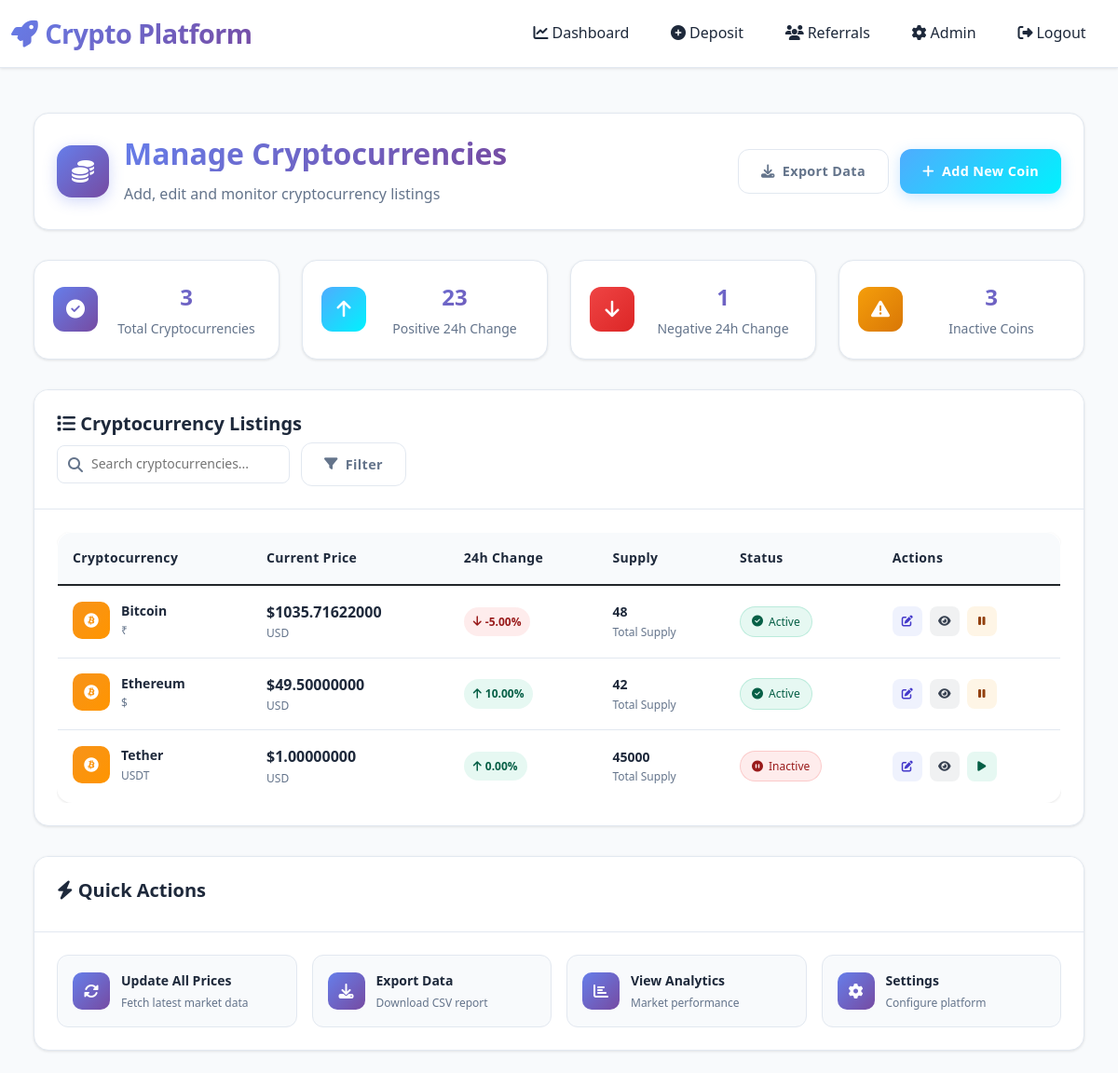
The app's page /trading/admin/cryptocurrencies/ (signed in) with its own data.
### trading/models.py (models this page shows, shortened)
class Cryptocurrency(models.Model):
    name = models.CharField(max_length=50)  # Bitcoin, Ethereum, etc.
    symbol = models.CharField(max_length=10)  # BTC, ETH, etc.
    total_supply = models.DecimalField(max_digits=20, decimal_places=8)
    current_price = models.DecimalField(max_digits=20, decimal_places=8)
    price_change_24h = models.DecimalField(max_digits=5, decimal_places=2, default=0)
    is_active = models.BooleanField(default=True)
    created_at = models.DateTimeField(auto_now_add=True)
    updated_at = models.DateTimeField(auto_now=True)
    class Meta:
        verbose_name_plural = "Cryptocurrencies"

### trading/views.py (the view)
# urls.py: path('admin/cryptocurrencies/', views.CryptocurrencyListView.as_view(), name='admin_crypto_list'),
class CryptocurrencyListView(LoginRequiredMixin, UserPassesTestMixin, ListView):
    model = Cryptocurrency
    template_name = 'trading/admin/crypto_list.html'
    context_object_name = 'cryptocurrencies'
    def test_func(self):
        return self.request.user.is_staff

### templates/trading/admin/crypto_list.html (shortened to what this page needs)
{% extends 'base.html' %}
{% block content %}
<div class="admin-crypto-container">
    <div class="page-header">
        <div class="header-content">
            <div class="header-icon">
                <i class="fas fa-coins"></i>
            </div>
            <div class="header-text">
                <h1 class="page-title gradient-text">Manage Cryptocurrencies</h1>
                <p class="page-subtitle">Add, edit and monitor cryptocurrency listings</p>
            </div>
        </div>
        <div class="header-actions">
            <button class="btn btn-outline">
                <i class="fas fa-download"></i>
                Export Data
            </button>
            <a href="{% url 'trading:admin_crypto_add' %}" class="btn btn-success">
                <i class="fas fa-plus"></i>
                Add New Coin
            </a>
        </div>
    </div>
    <div class="stats-grid">
        <div class="stats-card">
            <div class="stats-icon active">
                <i class="fas fa-check-circle"></i>
            </div>
            <div class="stats-content">
                <div class="stats-number">{{ cryptocurrencies|length }}</div>
                <div class="stats-label">Total Cryptocurrencies</div>
            </div>
        </div>
        <div class="stats-card">
            <div class="stats-icon positive">
                <i class="fas fa-arrow-up"></i>
            </div>
            <div class="stats-content">
                <div class="stats-number">{% for crypto in cryptocurrencies %}{% if crypto.price_change_24h >= 0 %}{{ forloop.counter0|add:1 }}{% endif %}{% endfor %}</div>
                <div class="stats-label">Positive 24h Change</div>
            </div>
        </div>
        <div class="stats-card">
            <div class="stats-icon negative">
                <i class="fas fa-arrow-down"></i>
            </div>
            <div class="stats-content">
                <div class="stats-number">{% for crypto in cryptocurrencies %}{% if crypto.price_change_24h < 0 %}{{ forloop.counter0|add:1 }}{% endif %}{% endfor %}</div>
                <div class="stats-label">Negative 24h Change</div>
            </div>
        </div>
        <div class="stats-card">
            <div class="stats-icon warning">
                <i class="fas fa-exclamation-triangle"></i>
            </div>
            <div class="stats-content">
                <div class="stats-number">{% for crypto in cryptocurrencies %}{% if not crypto.is_active %}{{ forloop.counter0|add:1 }}{% endif %}{% endfor %}</div>
                <div class="stats-label">Inactive Coins</div>
            </div>
        </div>
    </div>
    <div class="card crypto-table-card">
        <div class="card-header">
            <h5 class="card-title">
                <i class="fas fa-list"></i>
                Cryptocurrency Listings
            </h5>
            <div class="card-actions">
                <div class="search-box">
                    <i class="fas fa-search"></i>
                    <input type="text" placeholder="Search cryptocurrencies..." id="cryptoSearch">
                </div>
                <button class="btn btn-outline filter-btn">
                    <i class="fas fa-filter"></i>
                    Filter
                </button>
            </div>
        </div>
        <div class="card-body">
            {% if cryptocurrencies %}
            <div class="table-container">
                <table class="table crypto-table">
                    <thead>
                        <tr>
                            <th>Cryptocurrency</th>
                            <th>Current Price</th>
                            <th>24h Change</th>
                            <th>Supply</th>
                            <th>Status</th>
                            <th>Actions</th>
                        </tr>
                    </thead>
                    <tbody>
                        {% for crypto in cryptocurrencies %}
                        <tr class="crypto-row" data-crypto="{{ crypto.name|lower }}">
                            <td class="crypto-info">
                                <div class="crypto-avatar">
                                    <i class="fab fa-bitcoin"></i>
                                </div>
                                <div class="crypto-details">
                                    <div class="crypto-name">{{ crypto.name }}</div>
                                    <div class="crypto-symbol">{{ crypto.symbol }}</div>
                                </div>
                            </td>
                            <td class="price-info">
                                <div class="current-price">${{ crypto.current_price|floatformat:8 }}</div>
                                <div class="price-note">USD</div>
                            </td>
                            <td class="change-info">
                                <div class="change-badge {% if crypto.price_change_24h >= 0 %}positive{% else %}negative{% endif %}">
                                    <i class="fas fa-arrow-{% if crypto.price_change_24h >= 0 %}up{% else %}down{% endif %}"></i>
                                    {{ crypto.price_change_24h|floatformat:2 }}%
                                </div>
                            </td>
                            <td class="supply-info">
                                <div class="supply-amount">{{ crypto.total_supply|floatformat:0 }}</div>
                                <div class="supply-note">Total Supply</div>
                            </td>
                            <td class="status-info">
                                {% if crypto.is_active %}
                                <span class="status-badge active">
                                    <i class="fas fa-check-circle"></i>
                                    Active
                                </span>
                                {% else %}
                                <span class="status-badge inactive">
                                    <i class="fas fa-pause-circle"></i>
                                    Inactive
                                </span>
                                {% endif %}
                            </td>
                            <td class="actions">
                                <div class="action-buttons">
                                    <a href="{% url 'trading:admin_price_update' crypto.id %}" class="action-btn primary" title="Update Price">
                                        <i class="fas fa-edit"></i>
                                    </a>
                                    <button class="action-btn secondary" title="View Details" onclick="viewCryptoDetails('{{ crypto.id }}')">
                                        <i class="fas fa-eye"></i>
                                    </button>
                                    <button class="action-btn {% if crypto.is_active %}warning{% else %}success{% endif %}" title="{% if crypto.is_active %}Deactivate{% else %}Activate{% endif %}" onclick="toggleCryptoStatus('{{ crypto.id }}')">
                                        <i class="fas fa-{% if crypto.is_active %}pause{% else %}play{% endif %}"></i>
                                    </button>
                                </div>
                            </td>
                        </tr>
                        {% endfor %}
                    </tbody>
                </table>
            </div>
            {% endif %}
        </div>
    </div>
    <div class="quick-actions-panel">
        <div class="card">
            <div class="card-header">
                <h5 class="card-title">
                    <i class="fas fa-bolt"></i>
                    Quick Actions
                </h5>
            </div>
            <div class="card-body">
                <div class="quick-actions-grid">
                    <button class="quick-action-btn" onclick="bulkUpdatePrices()">
                        <div class="action-icon">
                            <i class="fas fa-sync-alt"></i>
                        </div>
                        <div class="action-text">
                            <div class="action-title">Update All Prices</div>
                            <div class="action-desc">Fetch latest market data</div>
                        </div>
                    </button>
                    <button class="quick-action-btn" onclick="exportCryptoData()">
                        <div class="action-icon">
                            <i class="fas fa-download"></i>
                        </div>
                        <div class="action-text">
                            <div class="action-title">Export Data</div>
                            <div class="action-desc">Download CSV report</div>
                        </div>
                    </button>
                    <button class="quick-action-btn" onclick="showAnalytics()">
                        <div class="action-icon">
                            <i class="fas fa-chart-bar"></i>
                        </div>
                        <div class="action-text">
                            <div class="action-title">View Analytics</div>
                            <div class="action-desc">Market performance</div>
                        </div>
                    </button>
                    <button class="quick-action-btn" onclick="manageSettings()">
                        <div class="action-icon">
                            <i class="fas fa-cog"></i>
                        </div>
                        <div class="action-text">
                            <div class="action-title">Settings</div>
                            <div class="action-desc">Configure platform</div>
                        </div>
                    </button>
                </div>
            </div>
        </div>
    </div>
</div>
{% endblock %}

### templates/base.html (style rules this page uses)
:root { --primary-gradient: linear-gradient(135deg, #667eea 0%, #764ba2 100%); --secondary-gradient: linear-gradient(135deg, #f093fb 0%, #f5576c 100%); --success-gradient: linear-gradient(135deg, #4facfe 0%, #00f2fe 100%); --light-bg: #f8fafc; --white-bg: #ffffff; --card-bg: #ffffff; --border-color: #e2e8f0; --text-primary: #1e293b; --text-secondary: #64748b; --text-muted: #94a3b8; --shadow-light: 0 1px 3px rgba(0, 0, 0, 0.1); --shadow-medium: 0 4px 6px rgba(0, 0, 0, 0.1); --shadow-large: 0 8px 25px rgba(0, 0, 0, 0.15); }
* { margin: 0; padding: 0; box-sizing: border-box; }
body { background: var(--light-bg); color: var(--text-primary); font-family: 'Segoe UI', system-ui, -apple-system, sans-serif; min-height: 100vh; line-height: 1.6; }
.card { background: var(--card-bg); border: 1px solid var(--border-color); border-radius: 16px; box-shadow: var(--shadow-light); transition: all 0.3s ease; position: relative; overflow: hidden; }
.card-header { background: var(--white-bg); border-bottom: 1px solid var(--border-color); font-weight: 600; padding: 1.5rem; border-radius: 16px 16px 0 0; color: var(--text-primary); }
.card-body { padding: 1.5rem; }
.btn { border: none; border-radius: 12px; font-weight: 600; padding: 0.75rem 1.5rem; transition: all 0.3s ease; position: relative; overflow: hidden; text-transform: none; letter-spacing: 0.025em; font-size: 0.9rem; display: inline-flex; align-items: center; gap: 0.5rem; }
.btn-success { background: var(--success-gradient); color: white; box-shadow: 0 4px 15px rgba(79, 172, 254, 0.3); }
.btn-outline { background: var(--white-bg); color: var(--text-secondary); border: 1px solid var(--border-color); }
.table { background: var(--white-bg); border-radius: 16px; overflow: hidden; border: 1px solid var(--border-color); box-shadow: var(--shadow-light); }
.table thead th { background: var(--light-bg); border: none; color: var(--text-primary); font-weight: 600; text-transform: none; letter-spacing: 0.025em; padding: 1rem; font-size: 0.9rem; }
.table tbody tr { border-bottom: 1px solid var(--border-color); transition: all 0.2s ease; }
.table td { padding: 1rem; color: var(--text-primary); border: none; vertical-align: middle; }
.table tbody tr:last-child { border-bottom: none; }
.gradient-text { background: var(--primary-gradient); background-clip: text; -webkit-background-clip: text; -webkit-text-fill-color: transparent; font-weight: 700; }
h1, h2, h3, h4, h5, h6 { color: var(--text-primary); font-weight: 600; }
.page-title { font-size: 2rem; font-weight: 700; margin-bottom: 0.5rem; }
.stats-card { background: var(--white-bg); border: 1px solid var(--border-color); border-radius: 16px; padding: 2rem; text-align: center; transition: all 0.3s ease; box-shadow: var(--shadow-light); }
.stats-number { font-size: 2.5rem; font-weight: 800; background: var(--primary-gradient); background-clip: text; -webkit-background-clip: text; -webkit-text-fill-color: transparent; margin-bottom: 0.5rem; }
.stats-label { color: var(--text-secondary); font-size: 0.9rem; font-weight: 500; }

### records on screen
Cryptocurrency: name "Ethereum", symbol "$", current_price "49.50000000", price_change_24h "10.00", total_supply "42", is_active True (drawn)
Cryptocurrency: name "Tether", symbol "USDT", current_price "1.00000000", price_change_24h "0.00", total_supply "45000", is_active False (drawn)
Cryptocurrency: name "Bitcoin", symbol "₹", current_price "1035.71622000", price_change_24h "-5.00", total_supply "48", is_active True (drawn)

### other values on screen
{{ cryptocurrencies|length }} "3"
